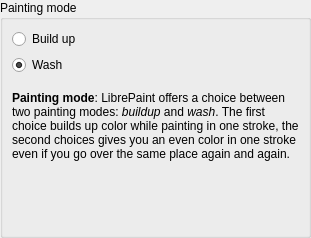
<?xml version="1.0" encoding="utf-8"?>
<ui version="4.0">
 <author>
    SPDX-FileCopyrightText: none
    SPDX-License-Identifier: GPL-3.0-or-later
  </author>
 <class>WdgIncremental</class>
 <widget class="QWidget" name="WdgIncremental">
  <property name="geometry">
   <rect>
    <x>0</x>
    <y>0</y>
    <width>311</width>
    <height>238</height>
   </rect>
  </property>
  <layout class="QVBoxLayout" name="verticalLayout">
   <property name="margin">
    <number>0</number>
   </property>
   <item>
    <widget class="QGroupBox" name="grpIncremental">
     <property name="title">
      <string>Painting mode</string>
     </property>
     <property name="checkable">
      <bool>false</bool>
     </property>
     <property name="checked">
      <bool>false</bool>
     </property>
     <layout class="QGridLayout" name="gridLayout_2">
      <item column="0" row="0">
       <widget class="QRadioButton" name="radioBuildup">
        <property name="text">
         <string>Build up</string>
        </property>
       </widget>
      </item>
      <item column="0" row="1">
       <widget class="QRadioButton" name="radioWash">
        <property name="text">
         <string>Wash</string>
        </property>
        <property name="checked">
         <bool>true</bool>
        </property>
       </widget>
      </item>
      <item column="0" row="3">
       <widget class="QLabel" name="label">
        <property name="toolTip">
         <string extracomment="LIBREPAINT-BRAND-AUDIT: format-history">&lt;html&gt;
&lt;p&gt;&lt;b&gt;Note:&lt;/b&gt; this is the same thing as the &quot;incremental&quot; option in the Krita 1.6 freehand tool options.&lt;/p&gt;&lt;/html&gt;</string>
        </property>
        <property name="text">
         <string>&lt;html&gt;
&lt;p&gt;&lt;b&gt;Painting mode&lt;/b&gt;: LibrePaint offers a choice between two painting modes: &lt;i&gt;buildup&lt;/i&gt; and &lt;i&gt;wash&lt;/i&gt;. The first choice builds up color while painting in one stroke, the second choices gives you an even color in one stroke even if you go over the same place again and again.&lt;/p&gt;&lt;/html&gt;</string>
        </property>
        <property name="textFormat">
         <enum>Qt::RichText</enum>
        </property>
        <property name="wordWrap">
         <bool>true</bool>
        </property>
       </widget>
      </item>
      <item column="0" row="4">
       <spacer name="verticalSpacer">
        <property name="orientation">
         <enum>Qt::Vertical</enum>
        </property>
        <property name="sizeHint" stdset="0">
         <size>
          <width>20</width>
          <height>40</height>
         </size>
        </property>
       </spacer>
      </item>
      <item column="0" row="2">
       <spacer name="verticalSpacer_2">
        <property name="orientation">
         <enum>Qt::Vertical</enum>
        </property>
        <property name="sizeType">
         <enum>QSizePolicy::Fixed</enum>
        </property>
        <property name="sizeHint" stdset="0">
         <size>
          <width>20</width>
          <height>10</height>
         </size>
        </property>
       </spacer>
      </item>
     </layout>
    </widget>
   </item>
  </layout>
 </widget>
 <resources/>
 <connections/>
</ui>
